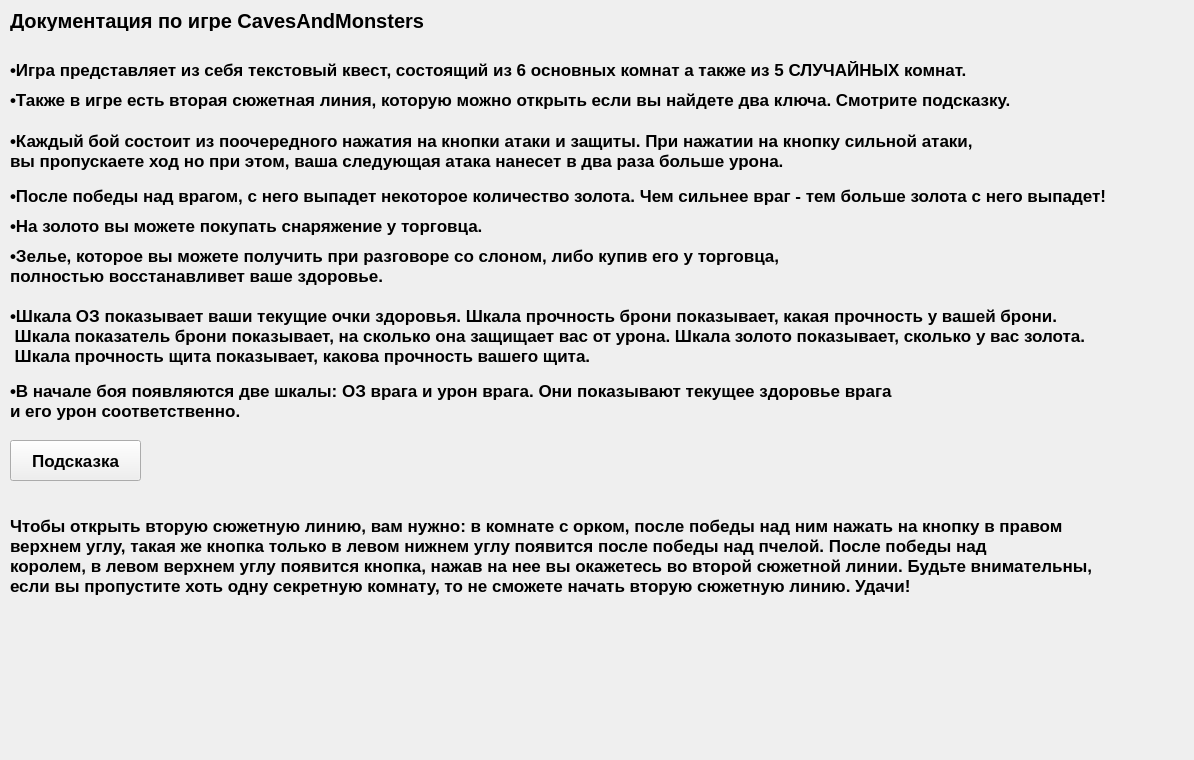
<?xml version="1.0" encoding="UTF-8"?>
<ui version="4.0">
 <class>Documentation</class>
 <widget class="QWidget" name="Documentation">
  <property name="geometry">
   <rect>
    <x>0</x>
    <y>0</y>
    <width>1194</width>
    <height>760</height>
   </rect>
  </property>
  <property name="font">
   <font>
    <pointsize>13</pointsize>
    <weight>75</weight>
    <bold>true</bold>
   </font>
  </property>
  <property name="windowTitle">
   <string>Form</string>
  </property>
  <widget class="QLabel" name="label">
   <property name="geometry">
    <rect>
     <x>10</x>
     <y>10</y>
     <width>1161</width>
     <height>16</height>
    </rect>
   </property>
   <property name="text">
    <string/>
   </property>
  </widget>
  <widget class="QLabel" name="label_2">
   <property name="geometry">
    <rect>
     <x>10</x>
     <y>10</y>
     <width>441</width>
     <height>21</height>
    </rect>
   </property>
   <property name="font">
    <font>
     <pointsize>15</pointsize>
    </font>
   </property>
   <property name="text">
    <string>Документация по игре CavesAndMonsters</string>
   </property>
  </widget>
  <widget class="QLabel" name="label_3">
   <property name="geometry">
    <rect>
     <x>10</x>
     <y>60</y>
     <width>1031</width>
     <height>20</height>
    </rect>
   </property>
   <property name="text">
    <string>•Игра представляет из себя текстовый квест, состоящий из 6 основных комнат а также из 5 СЛУЧАЙНЫХ комнат.</string>
   </property>
  </widget>
  <widget class="QLabel" name="label_4">
   <property name="geometry">
    <rect>
     <x>10</x>
     <y>90</y>
     <width>1081</width>
     <height>20</height>
    </rect>
   </property>
   <property name="text">
    <string>•Также в игре есть вторая сюжетная линия, которую можно открыть если вы найдете два ключа. Смотрите подсказку.</string>
   </property>
  </widget>
  <widget class="QLabel" name="label_5">
   <property name="geometry">
    <rect>
     <x>10</x>
     <y>120</y>
     <width>1041</width>
     <height>61</height>
    </rect>
   </property>
   <property name="text">
    <string>•Каждый бой состоит из поочередного нажатия на кнопки атаки и защиты. При нажатии на кнопку сильной атаки,
вы пропускаете ход но при этом, ваша следующая атака нанесет в два раза больше урона.</string>
   </property>
  </widget>
  <widget class="QLabel" name="label_6">
   <property name="geometry">
    <rect>
     <x>10</x>
     <y>180</y>
     <width>1171</width>
     <height>31</height>
    </rect>
   </property>
   <property name="text">
    <string>•После победы над врагом, с него выпадет некоторое количество золота. Чем сильнее враг - тем больше золота с него выпадет!</string>
   </property>
  </widget>
  <widget class="QLabel" name="label_7">
   <property name="geometry">
    <rect>
     <x>10</x>
     <y>210</y>
     <width>521</width>
     <height>31</height>
    </rect>
   </property>
   <property name="text">
    <string>•На золото вы можете покупать снаряжение у торговца.</string>
   </property>
  </widget>
  <widget class="QLabel" name="label_8">
   <property name="geometry">
    <rect>
     <x>10</x>
     <y>240</y>
     <width>831</width>
     <height>51</height>
    </rect>
   </property>
   <property name="text">
    <string>•Зелье, которое вы можете получить при разговоре со слоном, либо купив его у торговца,
полностью восстанавливет ваше здоровье.</string>
   </property>
  </widget>
  <widget class="QLabel" name="label_9">
   <property name="geometry">
    <rect>
     <x>10</x>
     <y>300</y>
     <width>1161</width>
     <height>71</height>
    </rect>
   </property>
   <property name="text">
    <string>•Шкала ОЗ показывает ваши текущие очки здоровья. Шкала прочность брони показывает, какая прочность у вашей брони.
 Шкала показатель брони показывает, на сколько она защищает вас от урона. Шкала золото показывает, сколько у вас золота.
 Шкала прочность щита показывает, какова прочность вашего щита.</string>
   </property>
  </widget>
  <widget class="QLabel" name="label_10">
   <property name="geometry">
    <rect>
     <x>10</x>
     <y>370</y>
     <width>1161</width>
     <height>61</height>
    </rect>
   </property>
   <property name="text">
    <string>•В начале боя появляются две шкалы: ОЗ врага и урон врага. Они показывают текущее здоровье врага
и его урон соответственно.</string>
   </property>
  </widget>
  <widget class="QPushButton" name="hint_but">
   <property name="geometry">
    <rect>
     <x>10</x>
     <y>440</y>
     <width>131</width>
     <height>41</height>
    </rect>
   </property>
   <property name="text">
    <string>Подсказка</string>
   </property>
  </widget>
  <widget class="QLabel" name="hint_lab">
   <property name="geometry">
    <rect>
     <x>10</x>
     <y>490</y>
     <width>1171</width>
     <height>131</height>
    </rect>
   </property>
   <property name="text">
    <string>Чтобы открыть вторую сюжетную линию, вам нужно: в комнате с орком, после победы над ним нажать на кнопку в правом
верхнем углу, такая же кнопка только в левом нижнем углу появится после победы над пчелой. После победы над
королем, в левом верхнем углу появится кнопка, нажав на нее вы окажетесь во второй сюжетной линии. Будьте внимательны,
если вы пропустите хоть одну секретную комнату, то не сможете начать вторую сюжетную линию. Удачи!</string>
   </property>
  </widget>
 </widget>
 <resources/>
 <connections/>
</ui>
